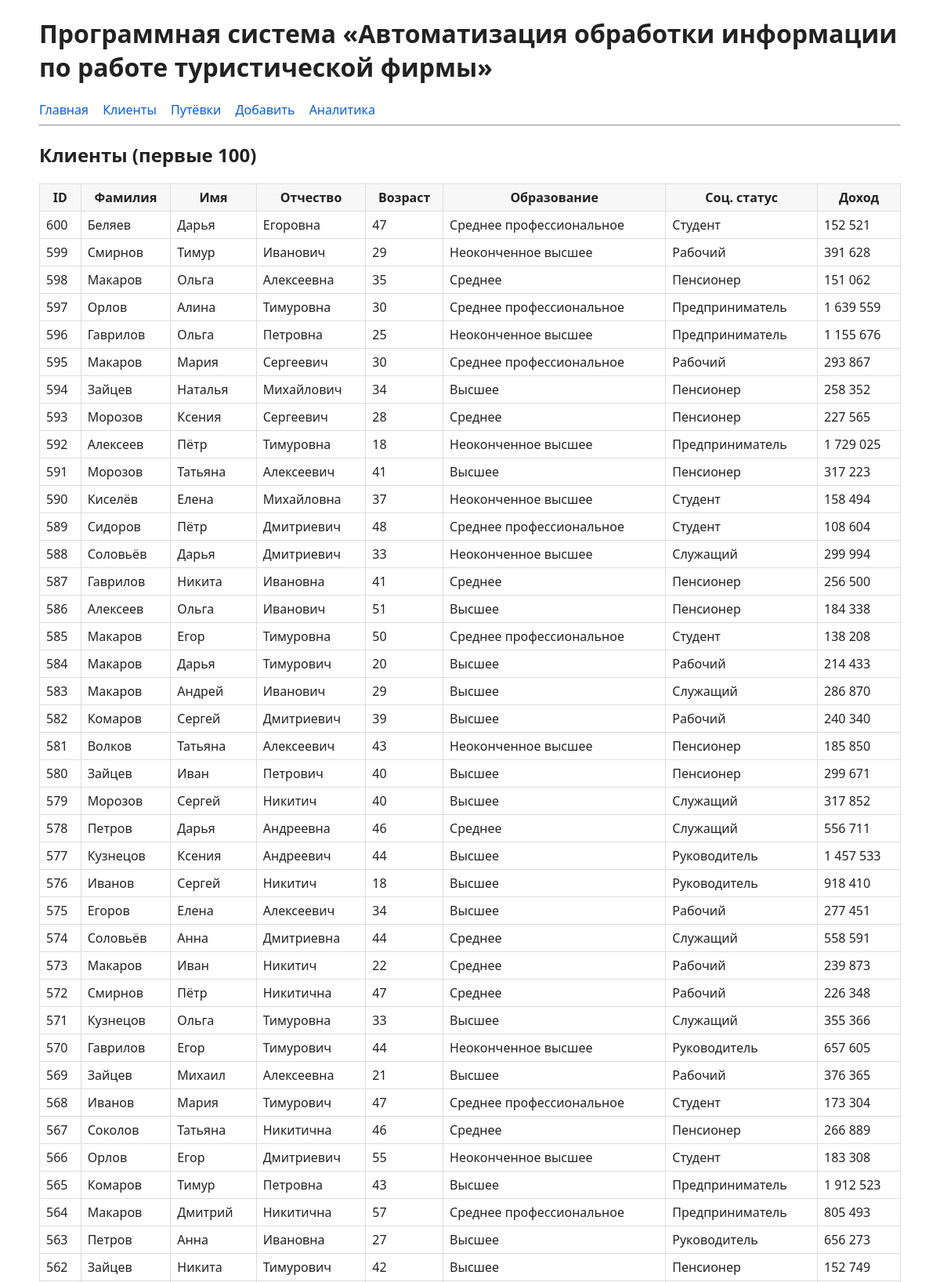
Page /data/clients (upper part) on the committed database.
### tables this page shows
CREATE TABLE client (
      id INTEGER PRIMARY KEY AUTOINCREMENT,
      last_name   TEXT NOT NULL,
      first_name  TEXT NOT NULL,
      patronymic  TEXT NOT NULL,
      age INTEGER CHECK (age BETWEEN 0 AND 120),
      education_id INTEGER REFERENCES education(id),
      social_status_id INTEGER REFERENCES social_status(id),
      income REAL CHECK (income >= 0)
    );

CREATE TABLE education (
      id INTEGER PRIMARY KEY AUTOINCREMENT,
      name TEXT UNIQUE NOT NULL
    );

CREATE TABLE social_status (
      id INTEGER PRIMARY KEY AUTOINCREMENT,
      name TEXT UNIQUE NOT NULL
    );

### cruise_ps/app.py (the view)
@app.route("/data/clients")
def clients():
    rows = q("""
        SELECT c.id, c.last_name, c.first_name, c.patronymic, c.age,
               e.name AS education, s.name AS social_status, c.income
        FROM client c
        LEFT JOIN education e ON e.id=c.education_id
        LEFT JOIN social_status s ON s.id=c.social_status_id
        ORDER BY c.id DESC
        LIMIT 100
    """)
    return render_template("clients.html", rows=rows)

### cruise_ps/app.py (called while the page is built)
def q(sql, args=(), one=False):
    con = sqlite3.connect(DB_PATH); con.row_factory = sqlite3.Row
    cur = con.execute(sql, args)
    rows = cur.fetchall()
    con.close()
    return (rows[0] if rows else None) if one else rows

### cruise_ps/templates/clients.html
{% extends "base.html" %}
{% block content %}
  <h2>Клиенты (первые 100)</h2>
  <table>
    <thead>
      <tr>
        <th>ID</th><th>Фамилия</th><th>Имя</th><th>Отчество</th>
        <th>Возраст</th><th>Образование</th><th>Соц. статус</th><th>Доход</th>
      </tr>
    </thead>
    <tbody>
      {% for r in rows %}
        <tr>
          <td>{{ r.id }}</td>
          <td>{{ r.last_name }}</td>
          <td>{{ r.first_name }}</td>
          <td>{{ r.patronymic }}</td>
          <td>{{ r.age }}</td>
          <td>{{ r.education }}</td>
          <td>{{ r.social_status }}</td>
          <td>{{ "{:,.0f}".format(r.income).replace(",", " ") }}</td>
        </tr>
      {% endfor %}
    </tbody>
  </table>
{% endblock %}

### cruise_ps/templates/base.html (shortened to what this page needs)
<!doctype html>
<html lang="ru">
<head>
</head>
<body>
  <div class="container">
    <header>
      <h1>Программная система «Автоматизация обработки информации по работе туристической фирмы»</h1>
      <nav>
        <a href="/">Главная</a>
        <a href="/data/clients">Клиенты</a>
        <a href="/data/bookings">Путёвки</a>
        <a href="/add">Добавить</a>
        <a href="/analytics">Аналитика</a>
      </nav>
      <hr>
    </header>
    {% block content %}{% endblock %}
  </div>
</body>
</html>

### cruise_ps/templates/base.html (style rules this page uses)
body { font-family: system-ui, -apple-system, Segoe UI, Roboto, Ubuntu, Arial; margin: 20px; color:#222; }
a { color:#0b5ed7; text-decoration:none; }
nav a { margin-right:14px; }
.container { max-width: 1100px; margin: 0 auto; }
table { border-collapse: collapse; width: 100%; }
th, td { border:1px solid #ddd; padding:6px 8px; }
th { background:#f7f7f7; }

### rows in the picture
client: id "600", last_name "Беляев", first_name "Дарья", patronymic "Егоровна", age "47", education "Среднее профессиональное", social_status "Студент", income "152 521"
client: id "599", last_name "Смирнов", first_name "Тимур", patronymic "Иванович", age "29", education "Неоконченное высшее", social_status "Рабочий", income "391 628"
client: id "598", last_name "Макаров", first_name "Ольга", patronymic "Алексеевна", age "35", education "Среднее", social_status "Пенсионер", income "151 062"
client: id "597", last_name "Орлов", first_name "Алина", patronymic "Тимуровна", age "30", education "Среднее профессиональное", social_status "Предприниматель", income "1 639 559"
client: id "596", last_name "Гаврилов", first_name "Ольга", patronymic "Петровна", age "25", education "Неоконченное высшее", social_status "Предприниматель", income "1 155 676"
client: id "595", last_name "Макаров", first_name "Мария", patronymic "Сергеевич", age "30", education "Среднее профессиональное", social_status "Рабочий", income "293 867"
client: id "594", last_name "Зайцев", first_name "Наталья", patronymic "Михайлович", age "34", education "Высшее", social_status "Пенсионер", income "258 352"
client: id "593", last_name "Морозов", first_name "Ксения", patronymic "Сергеевич", age "28", education "Среднее", social_status "Пенсионер", income "227 565"
client: id "592", last_name "Алексеев", first_name "Пётр", patronymic "Тимуровна", age "18", education "Неоконченное высшее", social_status "Предприниматель", income "1 729 025"
client: id "591", last_name "Морозов", first_name "Татьяна", patronymic "Алексеевич", age "41", education "Высшее", social_status "Пенсионер", income "317 223"
client: id "590", last_name "Киселёв", first_name "Елена", patronymic "Михайловна", age "37", education "Неоконченное высшее", social_status "Студент", income "158 494"
client: id "589", last_name "Сидоров", first_name "Пётр", patronymic "Дмитриевич", age "48", education "Среднее профессиональное", social_status "Студент", income "108 604"
client: id "588", last_name "Соловьёв", first_name "Дарья", patronymic "Дмитриевич", age "33", education "Неоконченное высшее", social_status "Служащий", income "299 994"
client: id "587", last_name "Гаврилов", first_name "Никита", patronymic "Ивановна", age "41", education "Среднее", social_status "Пенсионер", income "256 500"
client: id "586", last_name "Алексеев", first_name "Ольга", patronymic "Иванович", age "51", education "Высшее", social_status "Пенсионер", income "184 338"
client: id "585", last_name "Макаров", first_name "Егор", patronymic "Тимуровна", age "50", education "Среднее профессиональное", social_status "Студент", income "138 208"
client: id "584", last_name "Макаров", first_name "Дарья", patronymic "Тимурович", age "20", education "Высшее", social_status "Рабочий", income "214 433"
client: id "583", last_name "Макаров", first_name "Андрей", patronymic "Иванович", age "29", education "Высшее", social_status "Служащий", income "286 870"
client: id "582", last_name "Комаров", first_name "Сергей", patronymic "Дмитриевич", age "39", education "Высшее", social_status "Рабочий", income "240 340"
client: id "581", last_name "Волков", first_name "Татьяна", patronymic "Алексеевич", age "43", education "Неоконченное высшее", social_status "Пенсионер", income "185 850"
client: id "580", last_name "Зайцев", first_name "Иван", patronymic "Петрович", age "40", education "Высшее", social_status "Пенсионер", income "299 671"
client: id "579", last_name "Морозов", first_name "Сергей", patronymic "Никитич", age "40", education "Высшее", social_status "Служащий", income "317 852"
client: id "578", last_name "Петров", first_name "Дарья", patronymic "Андреевна", age "46", education "Среднее", social_status "Служащий", income "556 711"
client: id "577", last_name "Кузнецов", first_name "Ксения", patronymic "Андреевич", age "44", education "Высшее", social_status "Руководитель", income "1 457 533"
client: id "576", last_name "Иванов", first_name "Сергей", patronymic "Никитич", age "18", education "Высшее", social_status "Руководитель", income "918 410"
client: id "575", last_name "Егоров", first_name "Елена", patronymic "Алексеевич", age "34", education "Высшее", social_status "Рабочий", income "277 451"
client: id "574", last_name "Соловьёв", first_name "Анна", patronymic "Дмитриевна", age "44", education "Среднее", social_status "Служащий", income "558 591"
client: id "573", last_name "Макаров", first_name "Иван", patronymic "Никитич", age "22", education "Среднее", social_status "Рабочий", income "239 873"
client: id "572", last_name "Смирнов", first_name "Пётр", patronymic "Никитична", age "47", education "Среднее", social_status "Рабочий", income "226 348"
client: id "571", last_name "Кузнецов", first_name "Ольга", patronymic "Тимуровна", age "33", education "Высшее", social_status "Служащий", income "355 366"
client: id "570", last_name "Гаврилов", first_name "Егор", patronymic "Тимурович", age "44", education "Неоконченное высшее", social_status "Руководитель", income "657 605"
client: id "569", last_name "Зайцев", first_name "Михаил", patronymic "Алексеевна", age "21", education "Высшее", social_status "Рабочий", income "376 365"
client: id "568", last_name "Иванов", first_name "Мария", patronymic "Тимурович", age "47", education "Среднее профессиональное", social_status "Студент", income "173 304"
client: id "567", last_name "Соколов", first_name "Татьяна", patronymic "Никитична", age "46", education "Среднее", social_status "Пенсионер", income "266 889"
client: id "566", last_name "Орлов", first_name "Егор", patronymic "Дмитриевич", age "55", education "Неоконченное высшее", social_status "Студент", income "183 308"
client: id "565", last_name "Комаров", first_name "Тимур", patronymic "Петровна", age "43", education "Высшее", social_status "Предприниматель", income "1 912 523"
client: id "564", last_name "Макаров", first_name "Дмитрий", patronymic "Никитична", age "57", education "Среднее профессиональное", social_status "Предприниматель", income "805 493"
client: id "563", last_name "Петров", first_name "Анна", patronymic "Ивановна", age "27", education "Высшее", social_status "Руководитель", income "656 273"
client: id "562", last_name "Зайцев", first_name "Никита", patronymic "Тимурович", age "42", education "Высшее", social_status "Пенсионер", income "152 749"
